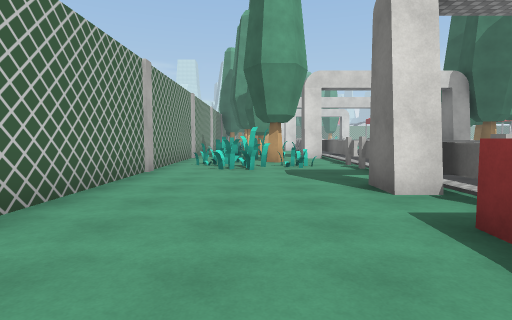
view 1 (above)

16 first-person views from a walk through a scene from a Unity 3-D project. The camera is 1.5 m above the floor, tilts 4° down and sees 80° across. The floor is counted in squares, 2 m on a side. Each view is taken from the middle of a square. On the plan, view 1 faces up. The plan holds only what a view shows up to about 10 squares ahead; the rest is blank. The place goes on beyond the plan. The player character is not drawn. Some surface patterns are stand-ins.

view 2
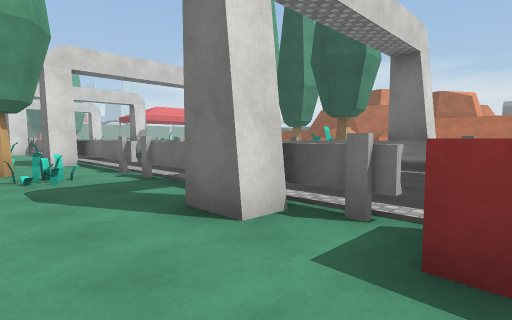

view 3
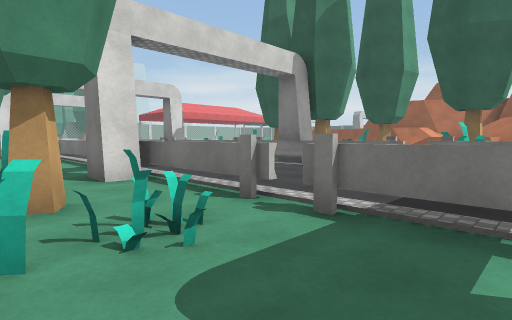

view 4
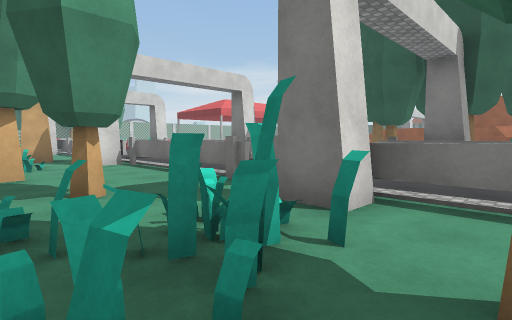

view 5
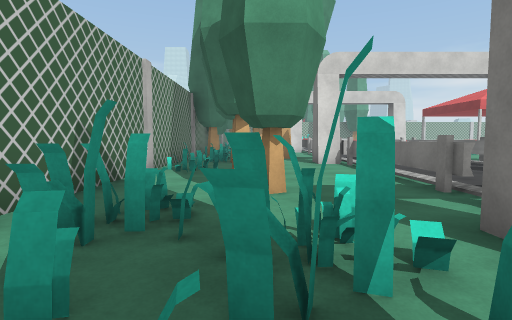

view 6
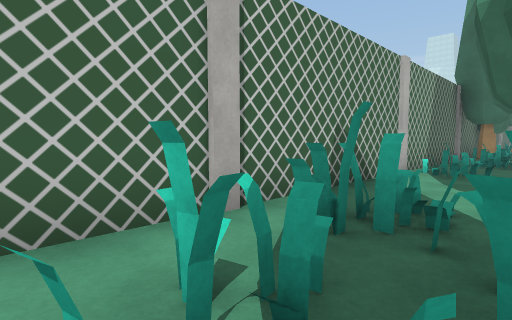

view 7
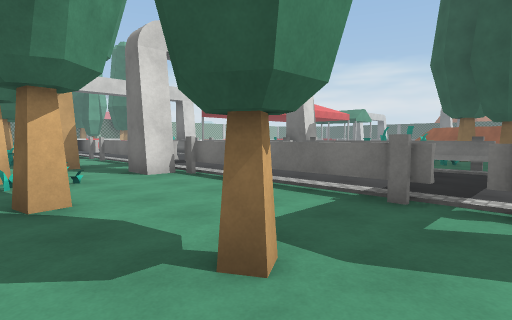

view 8
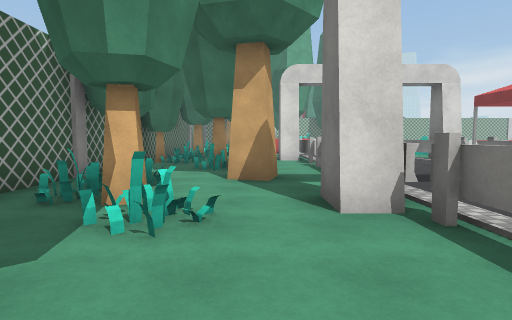

view 9
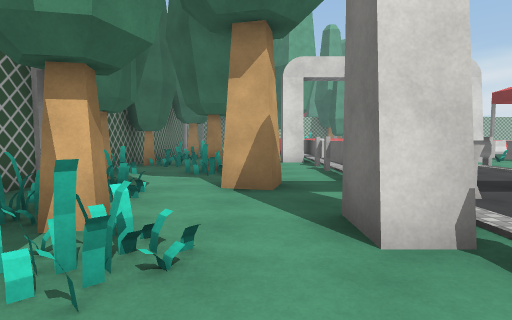

view 10
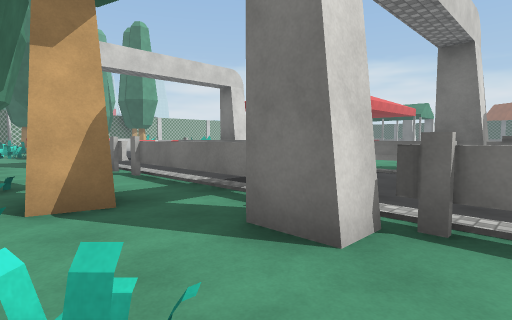

view 11
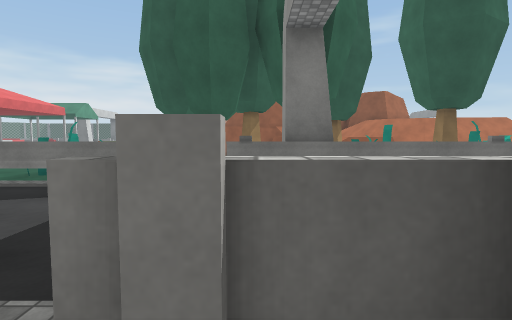

view 12
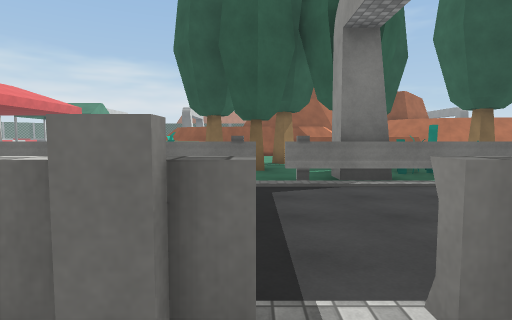

view 13
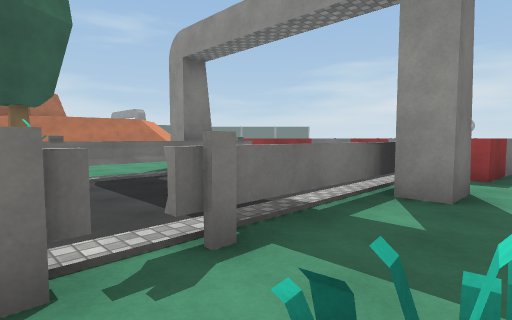

view 14
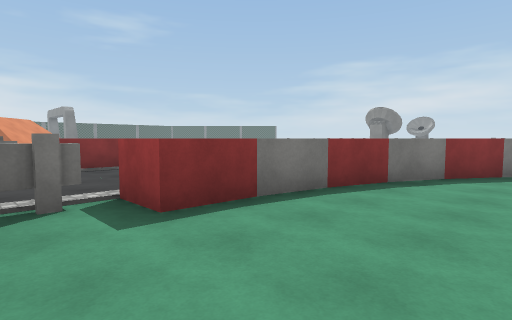

view 15
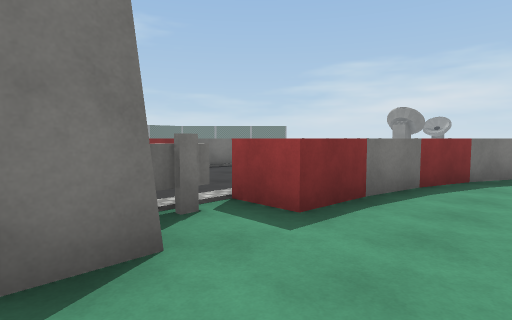

view 16
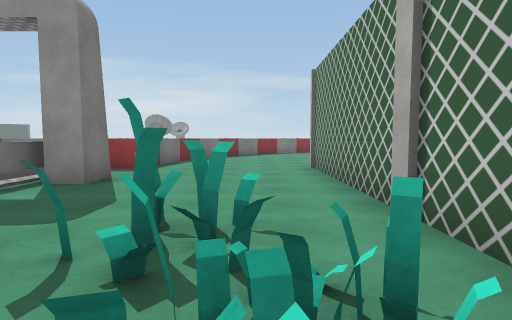

### Floor plan
Key: @ floor where view 1 was taken; # wall or solid block; x gap in a wall; . floor; = window, fence, low wall or low ledge; ^ raised ledge; T tree; H thing the floor can be seen under or through.
Columns run from 3 left of view 1 to 7 right of it. Each row starts with its distance up from view 1.
 25  T. ..x. .#
 24  #.T..#...#
 23  #....=...
 22  T..T.=..
 21  #....=...=
 20  #T..HH...#
 19  #...HH. .#
 18  #....=. .=
 17  #.T..=...=
 16  #....=...=
 15  #....=...=
 14  #.T..x...#
 13  #....H...#
 12  ##..HH...#
 11  #.#..=...=
 10  #..T.=...=
  9  #....#...#
  8  #.##.x...#
  7  #....=...=
  6  #....=. .=
  5  #...HH.  #
  4  #...H....#
  3  #...H....#
  2 ##...^....^
  1  ....^ ...^
  0  ..@.^   .^

Where each view was taken, in squares from view 1:
view 1: 0 up, 0 right, facing up
view 2: 2 up, 0 right, facing up-right
view 3: 6 up, 0 right, facing up-right
view 4: 10 up, 1 left, facing up-right
view 5: 10 up, 0 right, facing up
view 6: 10 up, 0 right, facing up-left
view 7: 13 up, 1 left, facing up-right
view 8: 16 up, 1 right, facing up
view 9: 17 up, 1 right, facing up
view 10: 18 up, 0 right, facing up-right
view 11: 13 up, 2 right, facing right
view 12: 14 up, 2 right, facing right
view 13: 9 up, 1 right, facing down-right
view 14: 4 up, 1 left, facing down-right
view 15: 5 up, 0 right, facing down-right
view 16: 10 up, 1 left, facing down
